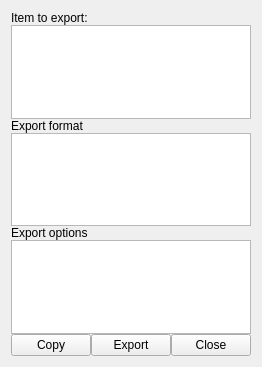
<?xml version="1.0" encoding="UTF-8"?>
<ui version="4.0">
 <class>Form</class>
 <widget class="QWidget" name="Form">
  <property name="geometry">
   <rect>
    <x>0</x>
    <y>0</y>
    <width>241</width>
    <height>367</height>
   </rect>
  </property>
  <property name="windowTitle">
   <string>Export</string>
  </property>
  <layout class="QGridLayout" name="gridLayout">
   <property name="spacing">
    <number>0</number>
   </property>
   <item row="0" column="0" colspan="3">
    <widget class="QLabel" name="label">
     <property name="text">
      <string>Item to export:</string>
     </property>
    </widget>
   </item>
   <item row="1" column="0" colspan="3">
    <widget class="QTreeWidget" name="itemTree">
     <attribute name="headerVisible">
      <bool>false</bool>
     </attribute>
     <column>
      <property name="text">
       <string notr="true">1</string>
      </property>
     </column>
    </widget>
   </item>
   <item row="2" column="0" colspan="3">
    <widget class="QLabel" name="label_2">
     <property name="text">
      <string>Export format</string>
     </property>
    </widget>
   </item>
   <item row="3" column="0" colspan="3">
    <widget class="QListWidget" name="formatList"/>
   </item>
   <item row="6" column="1">
    <widget class="QPushButton" name="exportBtn">
     <property name="text">
      <string>Export</string>
     </property>
    </widget>
   </item>
   <item row="6" column="2">
    <widget class="QPushButton" name="closeBtn">
     <property name="text">
      <string>Close</string>
     </property>
    </widget>
   </item>
   <item row="5" column="0" colspan="3">
    <widget class="ParameterTree" name="paramTree">
     <attribute name="headerVisible">
      <bool>false</bool>
     </attribute>
     <column>
      <property name="text">
       <string notr="true">1</string>
      </property>
     </column>
    </widget>
   </item>
   <item row="4" column="0" colspan="3">
    <widget class="QLabel" name="label_3">
     <property name="text">
      <string>Export options</string>
     </property>
    </widget>
   </item>
   <item row="6" column="0">
    <widget class="QPushButton" name="copyBtn">
     <property name="text">
      <string>Copy</string>
     </property>
    </widget>
   </item>
  </layout>
 </widget>
 <customwidgets>
  <customwidget>
   <class>ParameterTree</class>
   <extends>QTreeWidget</extends>
   <header>pyqtgraph.parametertree</header>
  </customwidget>
 </customwidgets>
 <resources/>
 <connections/>
</ui>
